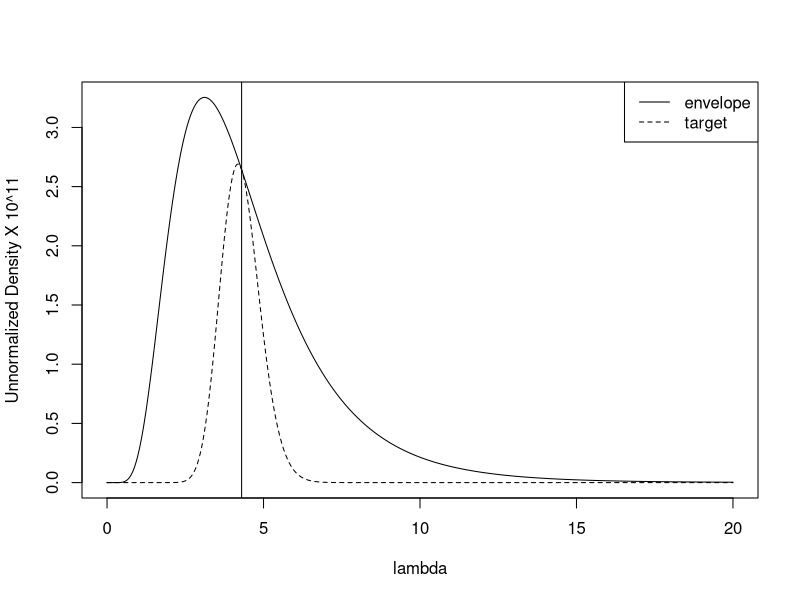

Source code (R):
#eg6.2
x <- c(8,3,4,3,1,7,2,6,2,7)
n = 5000
lambda <- rlnorm(n,log(4),0.5); u = runif(n)

# MAIN
check <- sapply(lambda,function(lambda){
                    sum(dpois(x,lambda,log=T))-sum(dpois(x,mean(x),log=T))})
check = exp(check)
condition <- u < check

y<-lambda[condition]
mean(condition)


xx=seq(0,20,length.out=1000)
ey=dlnorm(xx,log(4),.5)*prod(dpois(x,mean(x)))
plot(xx,ey*10^11,type="l", ylab = "Unnormalized Density X 10^11",
     xlab = "lambda")
qy=dlnorm(xx,log(4),.5)*sapply(xx,function(lambda){prod(dpois(x,lambda))})
lines(xx,qy*10^11,lty=2)
legend("topright", legend=c("envelope", "target"),lty = c(1,2))
abline(v = 4.3)